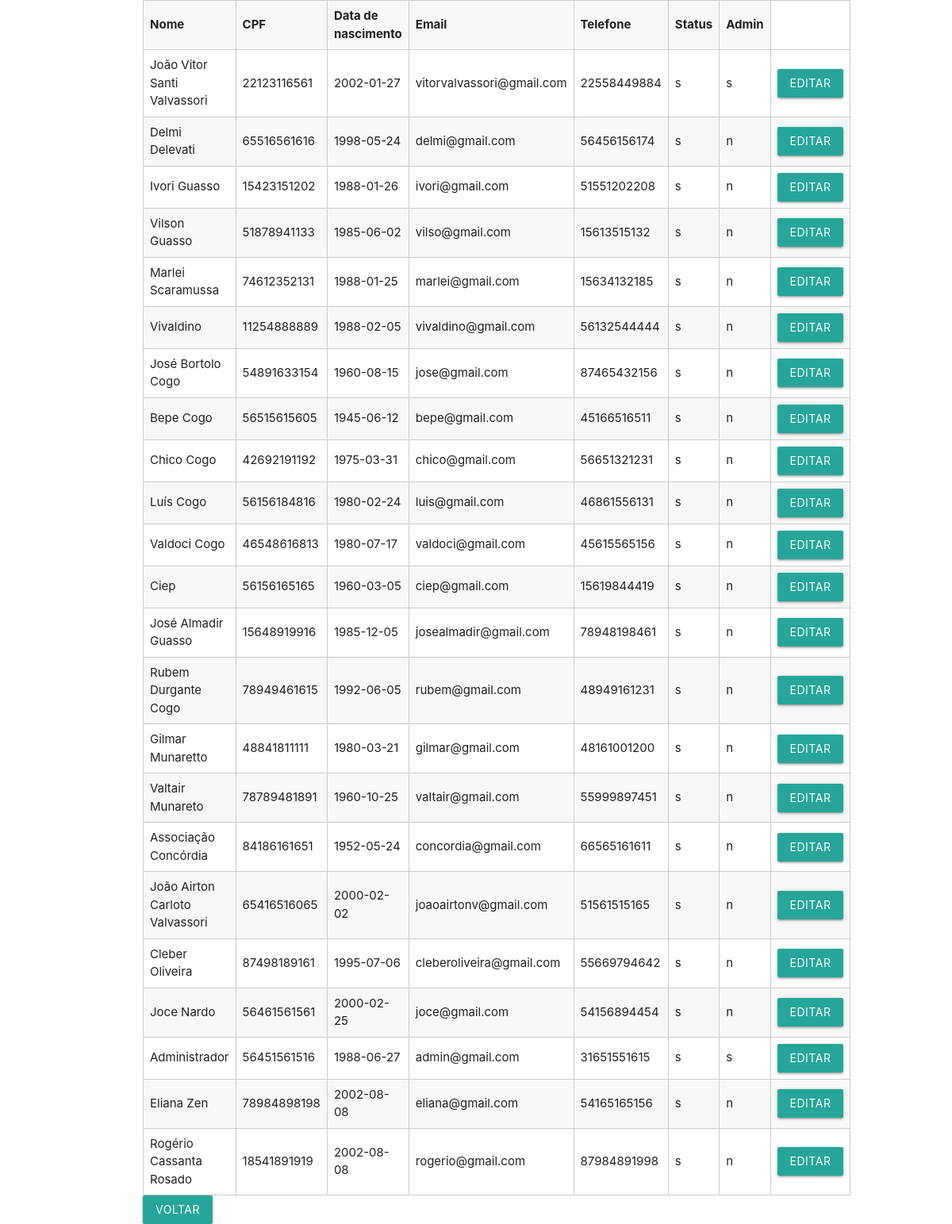
Page /View/listarusuario.php (signed in) on the committed database.
### tables this page shows
CREATE TABLE `usuario` (
  `id` int(11) NOT NULL,
  `nome` varchar(100) NOT NULL,
  `cpf` varchar(14) NOT NULL,
  `datanasc` date NOT NULL,
  `email` varchar(30) NOT NULL,
  `telefone` varchar(12) NOT NULL,
  `senha` varchar(200) NOT NULL,
  `status` char(1) NOT NULL,
  `admin` char(1) NOT NULL
);

### View/listarusuario.php (the view, shortened to what this page needs)
<?php
include("../Controller/config.php");
?>
<!DOCTYPE html>
<html lang="pt-BR">
<head>
     <link rel="stylesheet" href="../css/materialize.css">
    <link rel="stylesheet" href="../css/style.css">
</head>
<body>
<div class="container">
<table class="striped bordered">
    <tbody>
        <tr>
            <th>Nome</th>
            <th>CPF</th>
            <th>Data de nascimento</th>
            <th>Email</th>
            <th>Telefone</th>
            <th>Status</th>
            <th>Admin</th>
        </tr>
        <?php
            $result = mysqli_query($mysqli, "SELECT * FROM usuario");
            while ($dados_usuario = mysqli_fetch_array($result)) {
                echo "<tr>";
                echo "<td>" . $dados_usuario['nome'] . "</td>";
                echo "<td>" . $dados_usuario['cpf'] . "</td>";
                echo "<td>" . $dados_usuario['datanasc'] . "</td>";
                echo "<td>" . $dados_usuario['email'] . "</td>";
                echo "<td>" . $dados_usuario['telefone'] . "</td>";
                echo "<td>" . $dados_usuario['status'] . "</td>";
                echo "<td>" . $dados_usuario['admin'] . "</td>";
                echo "<td>
                    <form action=\"../Model/editarusuario.php\" method=\"get\">
                    <input type='hidden' name='id' value='" . $dados_usuario['id'] . "'>
                    <button type=\"submit\" class=\"waves-effect waves-light btn\" title=\"" . $dados_usuario['id'] . "\">Editar</button>
                    </form>
                    </td>";
            }
 ?>
    </tbody>
    </table>
    <div>
    <a href="../View/admin.php" class='waves-effect waves-light btn'>Voltar</a>
    </div>
</div>
</body>
</html>

### css/style.css (style rules this page uses)
.bordered { border: 1px solid #ccc; border-collapse: collapse; }
.bordered th, .bordered td { border: 1px solid #ccc; padding: 8px; }

### rows in the picture
usuario: nome "João Vitor Santi Valvassori", cpf "22123116561", datanasc "2002-01-27", email "vitorvalvassori@gmail.com", telefone "22558449884", status "s", admin "s"
usuario: nome "Delmi Delevati", cpf "65516561616", datanasc "1998-05-24", email "delmi@gmail.com", telefone "56456156174", status "s", admin "n"
usuario: nome "Ivori Guasso", cpf "15423151202", datanasc "1988-01-26", email "ivori@gmail.com", telefone "51551202208", status "s", admin "n"
usuario: nome "Vilson Guasso", cpf "51878941133", datanasc "1985-06-02", email "vilso@gmail.com", telefone "15613515132", status "s", admin "n"
usuario: nome "Marlei Scaramussa", cpf "74612352131", datanasc "1988-01-25", email "marlei@gmail.com", telefone "15634132185", status "s", admin "n"
usuario: nome "Vivaldino", cpf "11254888889", datanasc "1988-02-05", email "vivaldino@gmail.com", telefone "56132544444", status "s", admin "n"
usuario: nome "José Bortolo Cogo", cpf "54891633154", datanasc "1960-08-15", email "jose@gmail.com", telefone "87465432156", status "s", admin "n"
usuario: nome "Bepe Cogo", cpf "56515615605", datanasc "1945-06-12", email "bepe@gmail.com", telefone "45166516511", status "s", admin "n"
usuario: nome "Chico Cogo", cpf "42692191192", datanasc "1975-03-31", email "chico@gmail.com", telefone "56651321231", status "s", admin "n"
usuario: nome "Luís Cogo", cpf "56156184816", datanasc "1980-02-24", email "luis@gmail.com", telefone "46861556131", status "s", admin "n"
usuario: nome "Valdoci Cogo", cpf "46548616813", datanasc "1980-07-17", email "valdoci@gmail.com", telefone "45615565156", status "s", admin "n"
usuario: nome "Ciep", cpf "56156165165", datanasc "1960-03-05", email "ciep@gmail.com", telefone "15619844419", status "s", admin "n"
usuario: nome "José Almadir Guasso", cpf "15648919916", datanasc "1985-12-05", email "josealmadir@gmail.com", telefone "78948198461", status "s", admin "n"
usuario: nome "Rubem Durgante Cogo", cpf "78949461615", datanasc "1992-06-05", email "rubem@gmail.com", telefone "48949161231", status "s", admin "n"
usuario: nome "Gilmar Munaretto", cpf "48841811111", datanasc "1980-03-21", email "gilmar@gmail.com", telefone "48161001200", status "s", admin "n"
usuario: nome "Valtair Munareto", cpf "78789481891", datanasc "1960-10-25", email "valtair@gmail.com", telefone "55999897451", status "s", admin "n"
usuario: nome "Associação Concórdia", cpf "84186161651", datanasc "1952-05-24", email "concordia@gmail.com", telefone "66565161611", status "s", admin "n"
usuario: nome "João Airton Carloto Valvassori", cpf "65416516065", datanasc "2000-02-02", email "joaoairtonv@gmail.com", telefone "51561515165", status "s", admin "n"
usuario: nome "Cleber Oliveira", cpf "87498189161", datanasc "1995-07-06", email "cleberoliveira@gmail.com", telefone "55669794642", status "s", admin "n"
usuario: nome "Joce Nardo", cpf "56461561561", datanasc "2000-02-25", email "joce@gmail.com", telefone "54156894454", status "s", admin "n"
usuario: nome "Administrador", cpf "56451561516", datanasc "1988-06-27", email "admin@gmail.com", telefone "31651551615", status "s", admin "s"
usuario: nome "Eliana Zen", cpf "78984898198", datanasc "2002-08-08", email "eliana@gmail.com", telefone "54165165156", status "s", admin "n"
usuario: nome "Rogério Cassanta Rosado", cpf "18541891919", datanasc "2002-08-08", email "rogerio@gmail.com", telefone "87984891998", status "s", admin "n"
